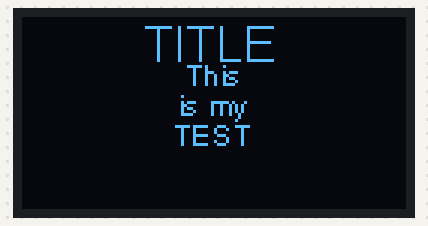
A sketch run on a simulated ESP8266 (NodeMCU). Parts: 128×64 one-colour display.

Above: at 0.1 s.
At 10.1 s:
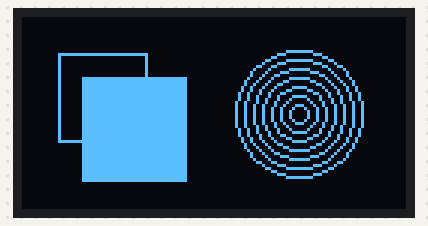
At 13.21 s:
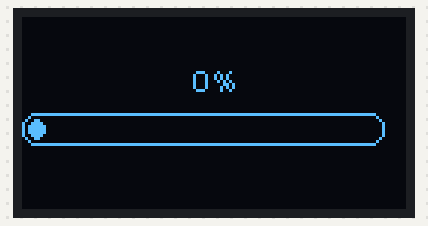
At 14.14 s:
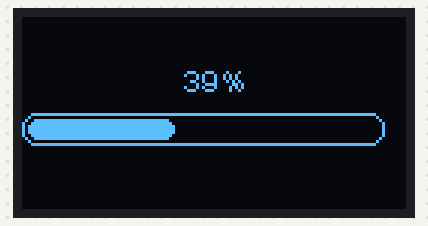
At 15.08 s:
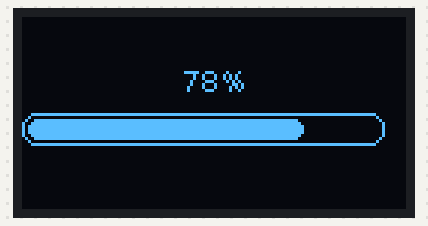
At 33.0 s:
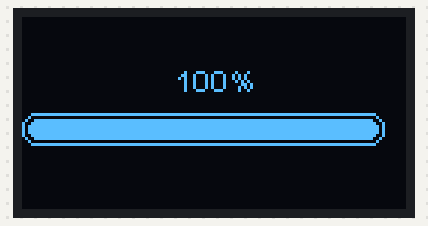

The sketch:

display-example.ino
```cpp
//Programa: NodeMCU ESP8266 com display Oled I2C
//Autor: Arduino e Cia

#include <Wire.h>
#include "SSD1306Wire.h"

//Pinos do NodeMCU
// SDA => D1 -> D5
// SCL => D2 -> D6

// Inicializa o display Oled
SSD1306Wire  display(0x3c, D5, D6);

void setup()
{
  Serial.begin(115200);
  display.init();
  display.flipScreenVertically();
}

void telainicial()
{
  //Apaga o display
  display.clear();
  display.setTextAlignment(TEXT_ALIGN_CENTER);
  //Seleciona a fonte
  display.setFont(ArialMT_Plain_16);
  display.drawString(63, 0, "TITLE");
  display.setFont(ArialMT_Plain_10);
  display.drawString(63, 13, "This");
  display.drawString(63, 23, "is my");
  display.drawString(63, 33, "TEST");
  display.display();
}

void graficos()
{
  display.clear();
  //Desenha um quadrado
  display.drawRect(12, 12, 30, 30);
  //Desenha um quadrado cheio
  display.fillRect(20, 20, 35, 35);
  //Desenha circulos
  for (int i = 1; i < 8; i++)
  {
    display.setColor(WHITE);
    display.drawCircle(92, 32, i * 3);
  }
  display.display();
}

void ProgressBar()
{
  for (int counter = 0; counter <= 100; counter++)
  {
    display.clear();
    //Desenha a barra de progresso
    display.drawProgressBar(0, 32, 120, 10, counter);
    //Atualiza a porcentagem completa
    display.setTextAlignment(TEXT_ALIGN_CENTER);
    display.drawString(64, 15, String(counter) + "%");
    display.display();
    delay(10);
  }
}

void loop()
{
  telainicial();
  delay(10000);
  graficos();
  delay(3000);
  ProgressBar();
  delay(2000);
}
```

Measured:
- what the display in image 1 shows lasts 3.1 s, from 10.0 s to 13.1 s
- what the display in image 5 shows lasts 2.0 s, from 32.9 s to 34.9 s
